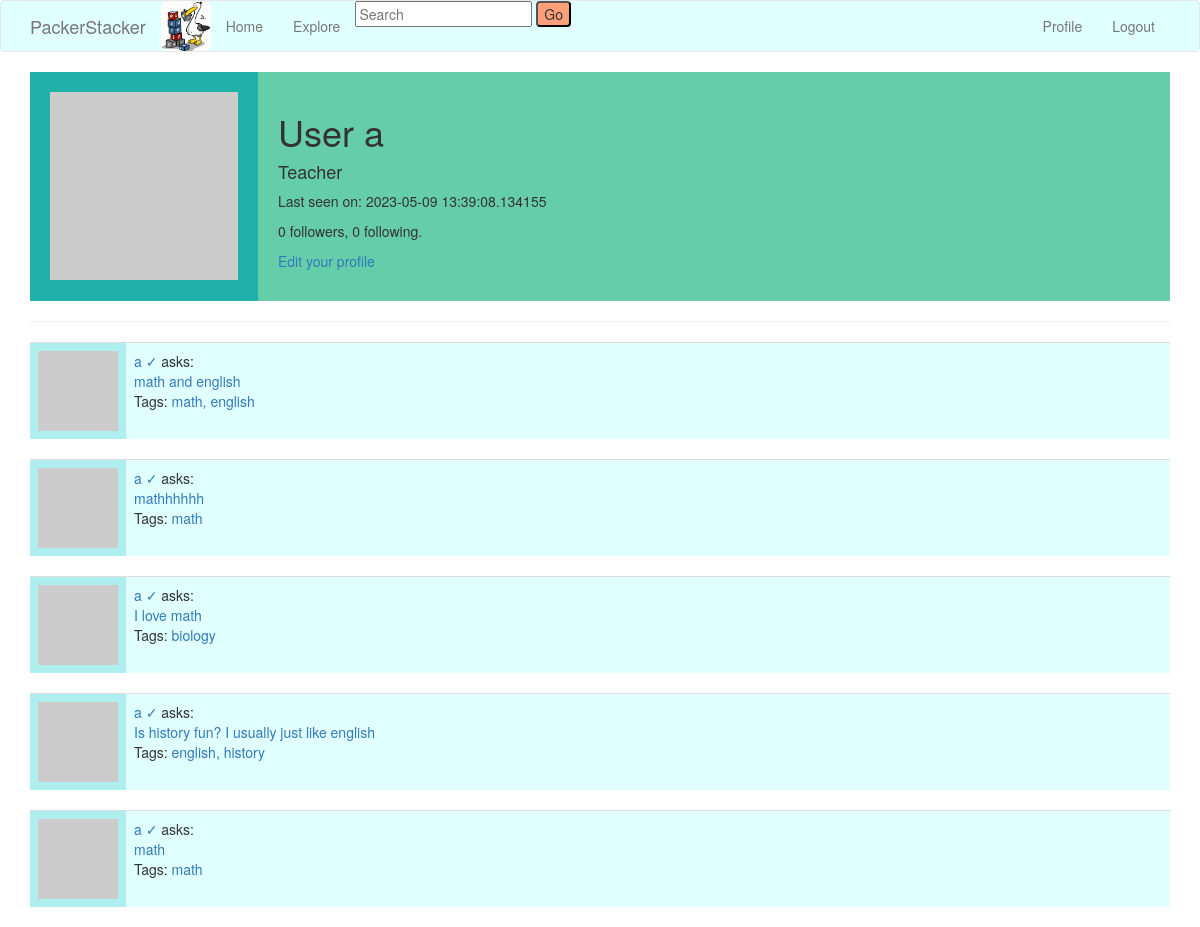
The app's page /user/a (signed in), older data.
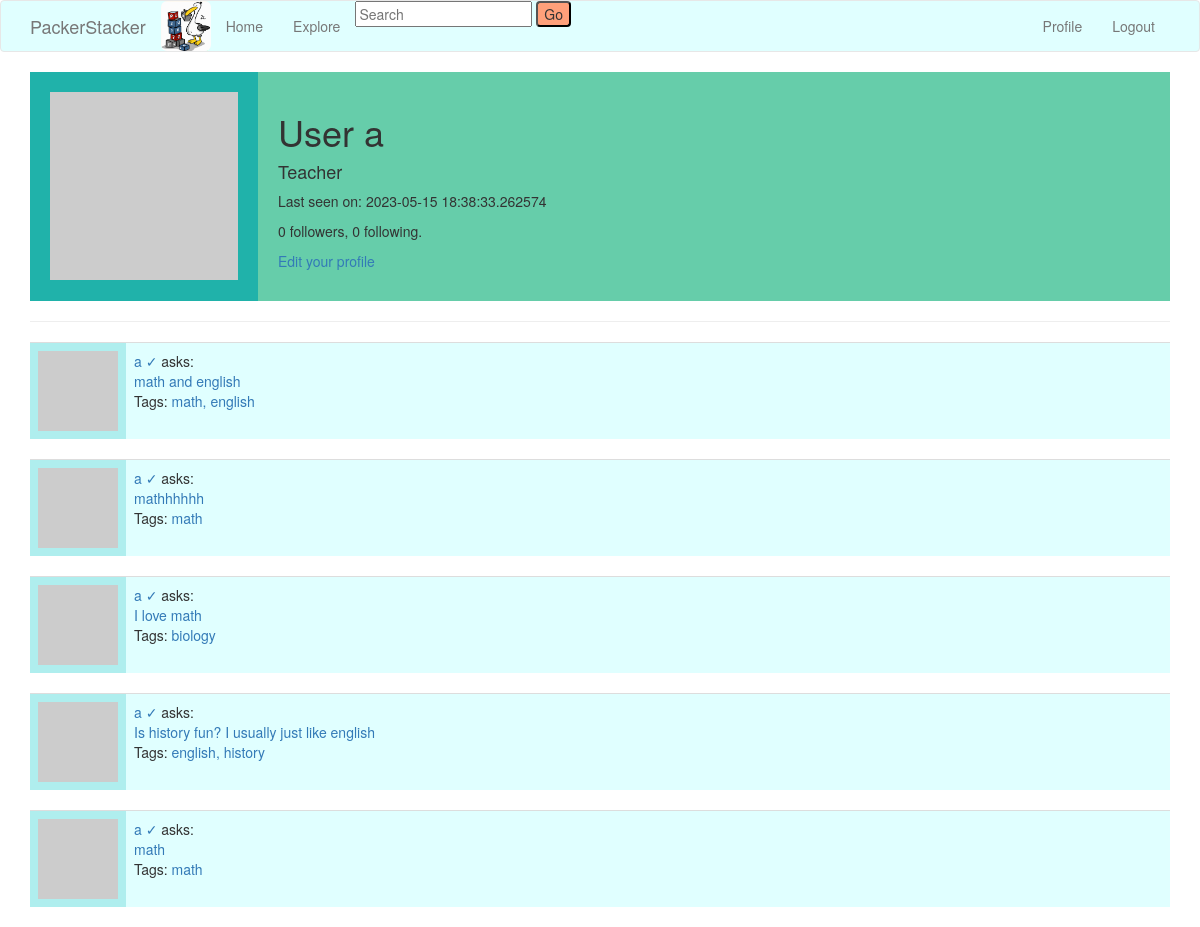
The same page, newer data.
### app/models.py (models this page shows, shortened)
class User(UserMixin, db.Model):
    id = db.Column(db.Integer, primary_key=True)
    username = db.Column(db.String(64), index=True, unique=True)
    email = db.Column(db.String(120), index=True, unique=True)
    password_hash = db.Column(db.String(128))
    questions = db.relationship('Question', backref='author', lazy='dynamic')
    replies = db.relationship('Reply', backref='author', lazy='dynamic')
    about_me = db.Column(db.String(140))
    last_seen = db.Column(db.DateTime, default=datetime.utcnow)
    type = db.Column(db.Boolean())
    def avatar(self, size):
        digest = md5(self.email.lower().encode('utf-8')).hexdigest()
        return 'https://www.gravatar.com/avatar/{}?d=identicon&s={}'.format(digest, size)
    followed = db.relationship(
        'User', secondary=followers,
        primaryjoin=(followers.c.follower_id == id),
        secondaryjoin=(followers.c.followed_id == id),
        backref=db.backref('followers', lazy='dynamic'), lazy='dynamic')

class Question(db.Model):
    id = db.Column(db.Integer, primary_key=True)
    body = db.Column(db.String(1000))
    timestamp = db.Column(db.DateTime, index=True, default=datetime.utcnow)
    user_id = db.Column(db.Integer, db.ForeignKey('user.id'))
    replies = db.relationship('Reply', backref='op', lazy='dynamic')

class Tag(db.Model):
    id = db.Column(db.Integer, primary_key=True)
    name = db.Column(db.String(30), unique=True)
    questions = db.relationship('Question', secondary='question_tag', backref='tags')

### app/routes.py (the view)
@app.route('/user/<username>')
@login_required
def user(username):
    user = User.query.filter_by(username=username).first_or_404()
    page = request.args.get('page', 1, type=int)
    questions = user.questions.order_by(Question.timestamp.desc()).paginate(
        page=page, per_page=app.config['QUESTIONS_PER_PAGE'], error_out=False)
    next_url = url_for('user', username=user.username, page=questions.next_num) \
        if questions.has_next else None
    prev_url = url_for('user', username=user.username, page=questions.prev_num) \
        if questions.has_prev else None
    form = EmptyForm()
    return render_template('user.html', user=user, questions=questions.items,
                           next_url=next_url, prev_url=prev_url, form=form)

### app/forms.py
class EmptyForm(FlaskForm):
    submit = SubmitField('Submit')

### app/models.py (called while the page is built)
@login.user_loader
def load_user(id):
    return User.query.get(int(id))

### app/routes.py (called while the page is built)
@app.before_request
def before_request():
    if current_user.is_authenticated:
        current_user.last_seen = datetime.utcnow()
        db.session.commit()

### app/templates/user.html (shortened to what this page needs)
{% extends "base.html" %}
{% import 'bootstrap/wtf.html' as wtf %}
{% block app_content %}
<div class="">
    <table style="background-color:lightseagreen; width: 100%">
      <tr valign="top">
          <td style="padding:20px" style="width:10%"><img src="{{ user.avatar(128) }}" style="width:100%"></td>
          <td style="background-color:MediumAquaMarine; padding:20px; width:80%">
            <h1>User {{ user.username }}</h1>
            {%if user.type %}<h4>Teacher</h4> {% else %} <p>Student </p>{% endif %}
            {% if user.last_seen %}<p>Last seen on: {{ user.last_seen }}</p>{% endif %}
            <p>{{ user.followers.count() }} followers, {{ user.followed.count() }} following.</p>
            {% if user == current_user %}
            <p><a href="{{ url_for('edit_profile') }}">Edit your profile</a></p>
            {% endif %}
          </td>
        </tr>
    </table>
    <hr>
    {% for question in questions %}
        {% include '_question.html' %}
    {% endfor %}
  </div>
{% endblock %}

### app/templates/base.html (shortened to what this page needs)
{% extends 'bootstrap/base.html' %}
{% block navbar %}
    <nav class="navbar navbar-default" style="background-color:lightCyan">
      <div class="container">
                <div class="navbar-header" style ="height:50px">
                    <img src="static/logo.jpg" class="img-rounded" alt="Packer Stacker" style="height:100%">
                    <a class="navbar-brand" href="{{ url_for('index') }}">PackerStacker</a>
                </div>
                <div class="collapse navbar-collapse" id="bs-example-navbar-collapse-1">
                    <ul class="nav navbar-nav">
                        <li><a href="{{ url_for('index') }}">Home</a></li>
                        <li><a href="{{ url_for('explore') }}">Explore</a></li>
                        <li><form action="{{ url_for('search') }}" method="POST">
    			                   <input type="text" name="search" placeholder="Search">
    			                    <button type="submit" style="background-color:lightsalmon; border-radius: 4px">Go</button></form></li>
                    </ul>
                    <ul class="nav navbar-nav navbar-right">
                        {% if current_user.is_anonymous %}
                        <li><a href="{{ url_for('login') }}">Login</a></li>
                        {% else %}
                        <li><a href="{{ url_for('user', username=current_user.username) }}">Profile</a></li>
                        <li><a href="{{ url_for('logout') }}">Logout</a></li>
                        {% endif %}
                    </ul>
                </div>
            </div>
        </nav>
{% endblock %}
{% block content %}
    <div class="container">
        {% block app_content %}{% endblock %}
    </div>
{% endblock %}

### app/templates/_question.html
<table class="table table-hover" style="background-color:PaleTurquoise">
      <tr>
          <td width="70px">
                  <img src="{{ question.author.avatar(70) }}" />
          </td>
          <td style="width:100%; background-color:lightCyan">
              <a href="{{ url_for('user', username=question.author.username) }}">
                  {{ question.author.username }} {%if question.author.type %} &#x2713 {%endif%}
              </a>
              asks:
              <br>
              <a style="text-decoration: none" href="{{ url_for('question_page', id=question.id) }}">
                {{ question.body }}
              </a>
              <br>
              <p>Tags: {% for tag in question.tags %}
                <a href="{{ url_for('tag_page', id=tag.id) }}">
                  {{ tag.name }}{% if not loop.last %}, {% endif %}{% endfor %}
                </a>
                </p>
          </td>
      </tr>
</table>

Row changes from the older to the newer data that the page shows:
changed User: last_seen "2023-05-09 13:39:08.134155" → "2023-05-15 18:38:33.262574"
